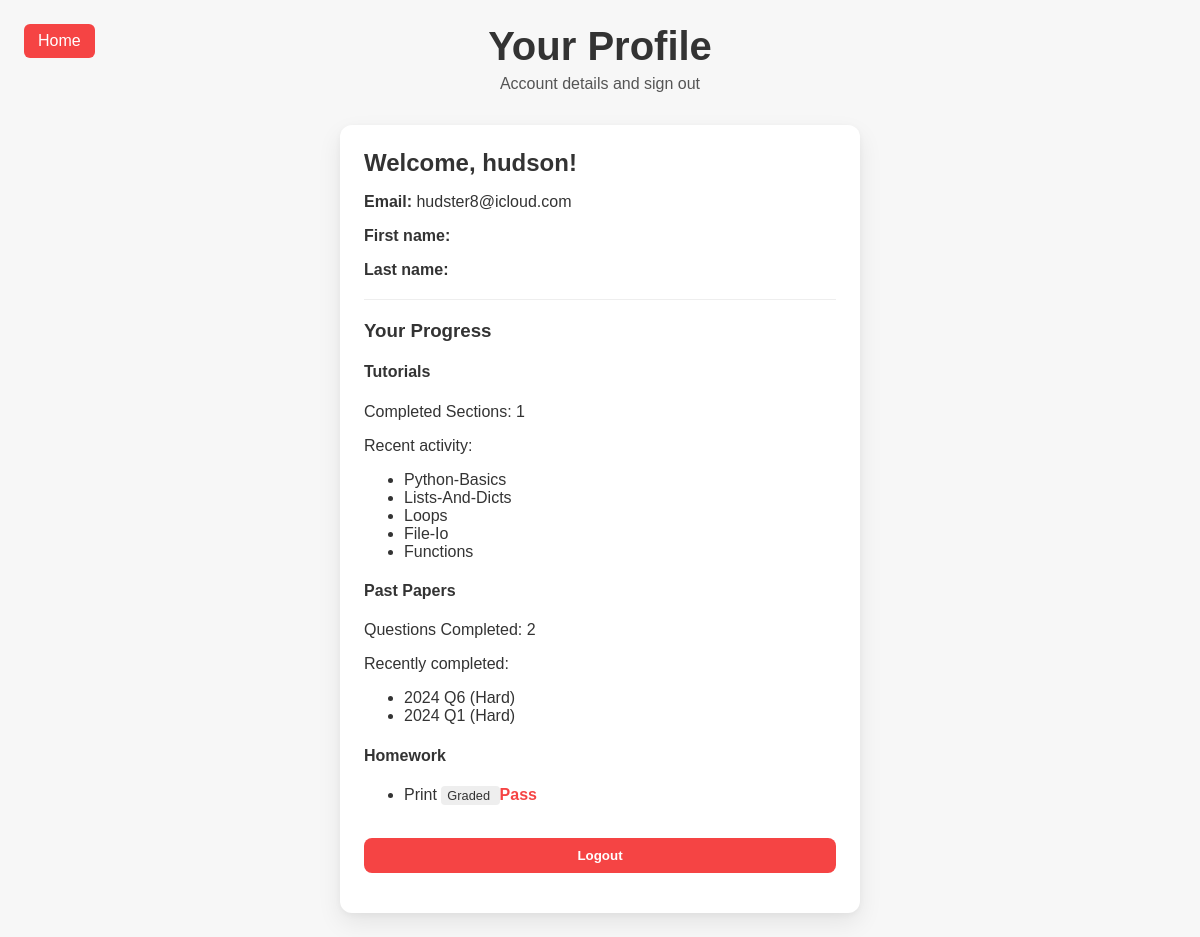
/accounts/profile/ (signed in), run on an earlier commit of the app's database.
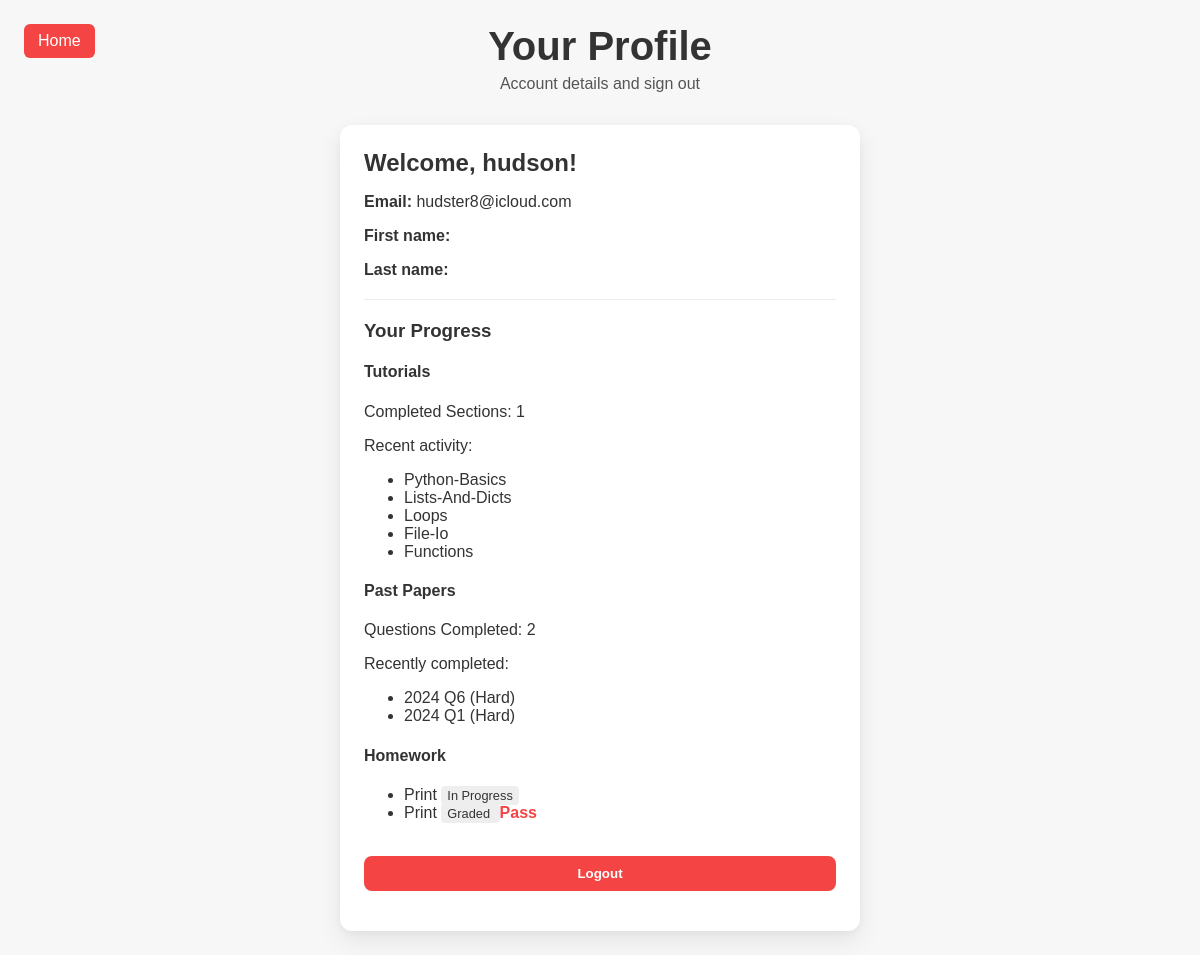
And on a later commit of the database.
### tutorial/models.py (models this page shows, shortened)
class TutorialProgress(models.Model):
	user = models.ForeignKey(settings.AUTH_USER_MODEL, on_delete=models.CASCADE, related_name="tutorial_progress")
	section_slug = models.SlugField(max_length=100, db_index=True)
	completed_example = models.BooleanField(default=False)
	completed_question = models.BooleanField(default=False)
	updated_at = models.DateTimeField(auto_now=True)
	class Meta:
		unique_together = ("user", "section_slug")

### pastpapers/models.py (models this page shows, shortened)
class QuestionCompletion(models.Model):
	user = models.ForeignKey("auth.User", on_delete=models.CASCADE, related_name="question_completions")
	question = models.ForeignKey(Question, on_delete=models.CASCADE, related_name="completions")
	completed = models.BooleanField(default=False)
	updated_at = models.DateTimeField(auto_now=True)
	class Meta:
		unique_together = ("user", "question")

class Question(models.Model):
	class Difficulty(models.TextChoices):
		EASY = "easy", "Easy"
		MEDIUM = "medium", "Medium"
		HARD = "hard", "Hard"
	year = models.PositiveIntegerField()
	question_number = models.CharField(max_length=10)
	difficulty = models.CharField(
		max_length=10,
		choices=Difficulty.choices,
		default=Difficulty.MEDIUM,
		help_text="Relative difficulty of the question",
	)
	image = models.ImageField(upload_to="pastpapers/questions/%Y/%m/%d/", null=True, blank=True)
	image_2 = models.ImageField(
		upload_to="pastpapers/questions/%Y/%m/%d/",
		null=True,
		blank=True,
		verbose_name="Second Image (Optional)"
	)
	answer_text = models.TextField(blank=True)
	starter_code = models.TextField(blank=True, default="# Write your code here")
	created_at = models.DateTimeField(auto_now_add=True)
	updated_at = models.DateTimeField(auto_now=True)
	class Meta:
		constraints = [
			models.UniqueConstraint(
				fields=["year", "question_number"], name="uq_year_question_number"
			)
		]
		ordering = ["-year", "question_number"]
	def __str__(self) -> str:
		return f"{self.year} Q{self.question_number} ({self.get_difficulty_display()})"

### homework/models.py (models this page shows, shortened)
class Submission(models.Model):
    STATUS_CHOICES = [
        ('draft', 'In Progress'),
        ('submitted', 'Submitted'),
        ('graded', 'Graded'),
    ]
    assignment = models.ForeignKey(Assignment, on_delete=models.CASCADE, related_name="submissions")
    student = models.ForeignKey(User, on_delete=models.CASCADE, related_name="homework_submissions")
    code = models.TextField(blank=True)
    status = models.CharField(max_length=20, choices=STATUS_CHOICES, default='draft')
    grade = models.CharField(max_length=10, blank=True, help_text="e.g. A, 7/10, Pass")
    feedback = models.TextField(blank=True)
    submitted_at = models.DateTimeField(auto_now=True)
    manual_review_requested = models.BooleanField(default=False, help_text="Student requested teacher review despite test failures")
    class Meta:
        unique_together = ('assignment', 'student')

class Assignment(models.Model):
    group = models.ForeignKey(Group, on_delete=models.CASCADE, related_name="assignments")
    source_template = models.ForeignKey(HomeworkTemplate, on_delete=models.SET_NULL, null=True, blank=True, help_text="Select a template to auto-fill fields")
    title = models.CharField(max_length=200)
    description = models.TextField()
    starter_code = models.TextField(default="# Write your code here", blank=True)
    due_date = models.DateTimeField(null=True, blank=True)
    created_at = models.DateTimeField(auto_now_add=True)

### accounts/views.py (the view)
# urls.py: path('profile/', views.profile, name='profile'),
@login_required
def profile(request):
    questions_completed = QuestionCompletion.objects.filter(user=request.user, completed=True)
    questions_count = questions_completed.count()
    submissions = Submission.objects.filter(student=request.user).order_by('-submitted_at')
    tutorials = TutorialProgress.objects.filter(user=request.user)
    tutorials_completed_count = tutorials.filter(completed_example=True, completed_question=True).count()
    context = {
        'user': request.user,
        'questions_count': questions_count,
        'recent_questions': questions_completed.order_by('-updated_at')[:5],
        'submissions': submissions,
        'tutorials_completed_count': tutorials_completed_count,
        'recent_tutorials': tutorials.order_by('-updated_at')[:5],
    }
    return render(request, 'accounts/profile.html', context)

### accounts/templates/accounts/profile.html (shortened to what this page needs)
{% load static %}
<link rel="stylesheet" href="{% static 'accounts/auth.css' %}">
<header class="header">
    <h1 class="title">Your Profile</h1>
    <p class="subtitle">Account details and sign out</p>
    <a class="homebutton" href = "{% url 'home' %}">Home</a>
</header>
<main class="main">
    <section class="panel">
        {% if user.is_authenticated %}
                <h2>Welcome, {{ user.username }}!</h2>
                <div class="user-details">
                    <p><strong>Email:</strong> {{ user.email }}</p>
                    <p><strong>First name:</strong> {{ user.first_name }}</p>
                    <p><strong>Last name:</strong> {{ user.last_name }}</p>
                </div>
                <hr style="margin: 20px 0; border: 0; border-top: 1px solid #eee;">
                <h3>Your Progress</h3>
                <div class="progress-section">
                    <h4>Tutorials</h4>
                    <p>Completed Sections: {{ tutorials_completed_count }}</p>
                    {% if recent_tutorials %}
                        <p class="small-text">Recent activity:</p>
                        <ul>
                            {% for t in recent_tutorials %}
                                <li>{{ t.section_slug|title }}</li>
                            {% endfor %}
                        </ul>
                    {% endif %}
                </div>
                <div class="progress-section">
                    <h4>Past Papers</h4>
                    <p>Questions Completed: {{ questions_count }}</p>
                    {% if recent_questions %}
                        <p class="small-text">Recently completed:</p>
                        <ul>
                            {% for c in recent_questions %}
                                <li>{{ c.question }}</li>
                            {% endfor %}
                        </ul>
                    {% endif %}
                </div>
                <div class="progress-section">
                    <h4>Homework</h4>
                    {% if submissions %}
                        <ul>
                            {% for s in submissions %}
                                <li>
                                    {{ s.assignment.title }}
                                    <span class="status-badge" style="background:#eee; padding:2px 6px; border-radius:4px; font-size:0.8em">
                                        {{ s.get_status_display }}
                                    </span>
                                    {% if s.grade %}
                                        <span style="font-weight:bold; color: var(--primary);">{{ s.grade }}</span>
                                    {% endif %}
                                </li>
                            {% endfor %}
                        </ul>
                    {% else %}
                        <p>No recent submissions.</p>
                    {% endif %}
                </div>
                <br>
                <form action="{% url 'logout' %}" method="post">
                        <button type="submit">Logout</button>
                </form>
        {% else %}
                <p>You are not logged in.</p>
                <a class="signup-link" href="{% url 'login' %}">Login</a>
        {% endif %}
    </section>
</main>

What changed in the data, as far as the page shows it:
added Submission: assignment "Print", status "In Progress"
